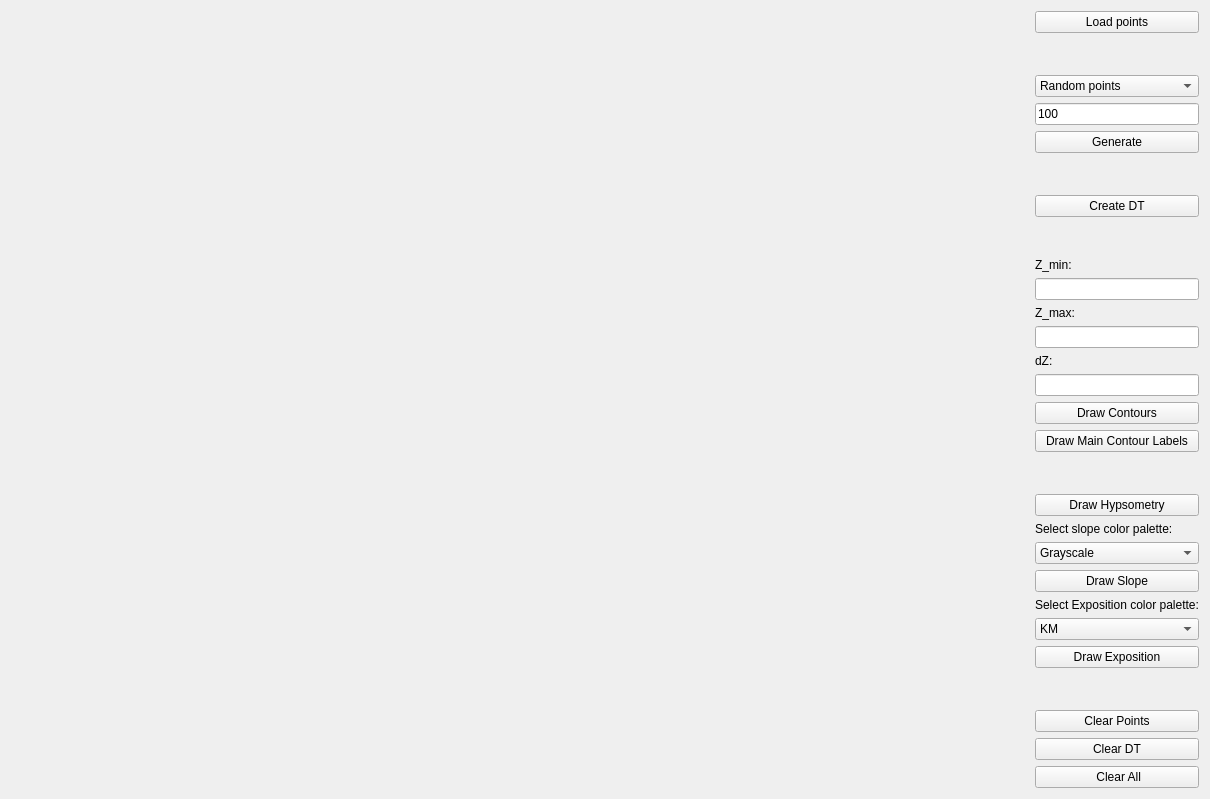
<?xml version="1.0" encoding="UTF-8"?>
<ui version="4.0">
 <class>Widget</class>
 <widget class="QWidget" name="Widget">
  <property name="geometry">
   <rect>
    <x>0</x>
    <y>0</y>
    <width>1210</width>
    <height>799</height>
   </rect>
  </property>
  <property name="windowTitle">
   <string>DTM</string>
  </property>
  <layout class="QHBoxLayout" name="horizontalLayout">
   <item>
    <widget class="Draw" name="Canvas" native="true">
     <property name="sizePolicy">
      <sizepolicy hsizetype="Preferred" vsizetype="Preferred">
       <horstretch>1</horstretch>
       <verstretch>1</verstretch>
      </sizepolicy>
     </property>
    </widget>
   </item>
   <item>
    <layout class="QVBoxLayout" name="verticalLayout">
     <item>
      <widget class="QPushButton" name="pushButton_LoadPoints">
       <property name="text">
        <string>Load points</string>
       </property>
      </widget>
     </item>
     <item>
      <spacer name="verticalSpacer_3">
       <property name="orientation">
        <enum>Qt::Vertical</enum>
       </property>
       <property name="sizeHint" stdset="0">
        <size>
         <width>20</width>
         <height>40</height>
        </size>
       </property>
      </spacer>
     </item>
     <item>
      <widget class="QComboBox" name="comboBox">
       <item>
        <property name="text">
         <string>Random points</string>
        </property>
       </item>
       <item>
        <property name="text">
         <string>Pile</string>
        </property>
       </item>
       <item>
        <property name="text">
         <string>Saddle</string>
        </property>
       </item>
       <item>
        <property name="text">
         <string>Ridge</string>
        </property>
       </item>
       <item>
        <property name="text">
         <string>Valley</string>
        </property>
       </item>
      </widget>
     </item>
     <item>
      <widget class="QLineEdit" name="lineEdit_NumberOfPoints">
       <property name="text">
        <string>100</string>
       </property>
      </widget>
     </item>
     <item>
      <widget class="QPushButton" name="pushButton_Generate">
       <property name="text">
        <string>Generate</string>
       </property>
      </widget>
     </item>
     <item>
      <spacer name="verticalSpacer_2">
       <property name="orientation">
        <enum>Qt::Vertical</enum>
       </property>
       <property name="sizeHint" stdset="0">
        <size>
         <width>20</width>
         <height>40</height>
        </size>
       </property>
      </spacer>
     </item>
     <item>
      <widget class="QPushButton" name="pushButton">
       <property name="text">
        <string>Create DT</string>
       </property>
      </widget>
     </item>
     <item>
      <spacer name="verticalSpacer_4">
       <property name="orientation">
        <enum>Qt::Vertical</enum>
       </property>
       <property name="sizeHint" stdset="0">
        <size>
         <width>20</width>
         <height>40</height>
        </size>
       </property>
      </spacer>
     </item>
     <item>
      <widget class="QLabel" name="label">
       <property name="text">
        <string>Z_min:</string>
       </property>
      </widget>
     </item>
     <item>
      <widget class="QLineEdit" name="lineEdit"/>
     </item>
     <item>
      <widget class="QLabel" name="label_2">
       <property name="text">
        <string>Z_max:</string>
       </property>
      </widget>
     </item>
     <item>
      <widget class="QLineEdit" name="lineEdit_2"/>
     </item>
     <item>
      <widget class="QLabel" name="label_3">
       <property name="text">
        <string>dZ:</string>
       </property>
      </widget>
     </item>
     <item>
      <widget class="QLineEdit" name="lineEdit_3"/>
     </item>
     <item>
      <widget class="QPushButton" name="pushButton_3">
       <property name="text">
        <string>Draw Contours</string>
       </property>
      </widget>
     </item>
     <item>
      <widget class="QPushButton" name="pushButton_mcLabels">
       <property name="text">
        <string>Draw Main Contour Labels</string>
       </property>
      </widget>
     </item>
     <item>
      <spacer name="verticalSpacer_5">
       <property name="orientation">
        <enum>Qt::Vertical</enum>
       </property>
       <property name="sizeHint" stdset="0">
        <size>
         <width>20</width>
         <height>40</height>
        </size>
       </property>
      </spacer>
     </item>
     <item>
      <widget class="QPushButton" name="pushButton_drawHypsometry">
       <property name="text">
        <string>Draw Hypsometry</string>
       </property>
      </widget>
     </item>
     <item>
      <widget class="QLabel" name="label_4">
       <property name="text">
        <string>Select slope color palette:</string>
       </property>
      </widget>
     </item>
     <item>
      <widget class="QComboBox" name="comboBox_slope">
       <item>
        <property name="text">
         <string>Grayscale</string>
        </property>
       </item>
       <item>
        <property name="text">
         <string>Yellow to Red</string>
        </property>
       </item>
      </widget>
     </item>
     <item>
      <widget class="QPushButton" name="pushButton_4">
       <property name="text">
        <string>Draw Slope</string>
       </property>
      </widget>
     </item>
     <item>
      <widget class="QLabel" name="label_5">
       <property name="text">
        <string>Select Exposition color palette:</string>
       </property>
      </widget>
     </item>
     <item>
      <widget class="QComboBox" name="comboBox_exp">
       <item>
        <property name="text">
         <string>KM</string>
        </property>
       </item>
       <item>
        <property name="text">
         <string>Esri </string>
        </property>
       </item>
      </widget>
     </item>
     <item>
      <widget class="QPushButton" name="pushButton_Exposition">
       <property name="text">
        <string>Draw Exposition</string>
       </property>
      </widget>
     </item>
     <item>
      <spacer name="verticalSpacer">
       <property name="orientation">
        <enum>Qt::Vertical</enum>
       </property>
       <property name="sizeHint" stdset="0">
        <size>
         <width>20</width>
         <height>40</height>
        </size>
       </property>
      </spacer>
     </item>
     <item>
      <widget class="QPushButton" name="pushButton_2">
       <property name="text">
        <string>Clear Points</string>
       </property>
      </widget>
     </item>
     <item>
      <widget class="QPushButton" name="pushButton_cleardt">
       <property name="text">
        <string>Clear DT</string>
       </property>
      </widget>
     </item>
     <item>
      <widget class="QPushButton" name="pushButton_ClearAll">
       <property name="text">
        <string> Clear All</string>
       </property>
      </widget>
     </item>
    </layout>
   </item>
  </layout>
 </widget>
 <customwidgets>
  <customwidget>
   <class>Draw</class>
   <extends>QWidget</extends>
   <header location="global">draw.h</header>
   <container>1</container>
  </customwidget>
 </customwidgets>
 <resources/>
 <connections/>
</ui>
